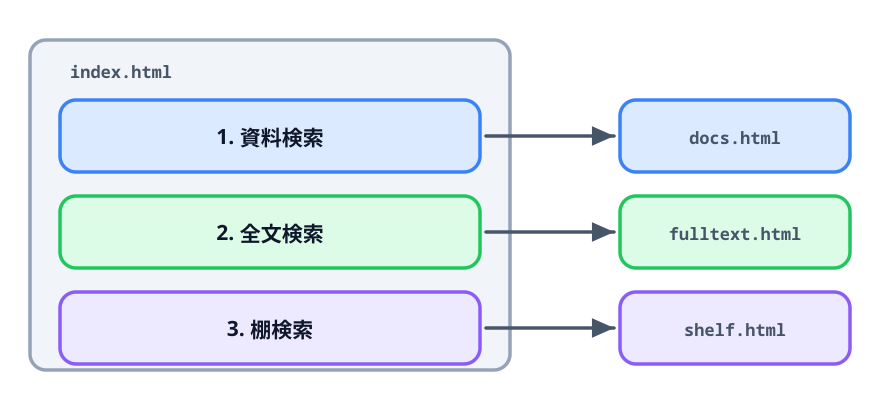

Generate this figure with Python:
"""4-2 のサムネ: 3つのフォームが並んだ完成形。"""

import pathlib
import sys

sys.path.insert(0, str(pathlib.Path.home() / ".claude/skills/genfig"))
from genfig import Canvas  # noqa: E402

c = Canvas(880, 400)

c.sticky(30, 40, 480, 330, color="gray")
c.text(70, 78, "index.html", scale="label", align="left", font="technical")

rows = [
    ("1. 資料検索", "docs.html", "blue", 100),
    ("2. 全文検索", "fulltext.html", "green", 196),
    ("3. 棚検索", "shelf.html", "purple", 292),
]
for title, dest, color, y in rows:
    f = c.sticky(60, y, 420, 72, color=color)
    c.text(270, y + 44, title, scale="heading", align="center")
    d = c.sticky(620, y, 230, 72, color=color)
    c.text(735, y + 44, dest, scale="label", align="center", font="technical")
    c.link(f, d)

print(c.save("00-thumbnail.svg"))
